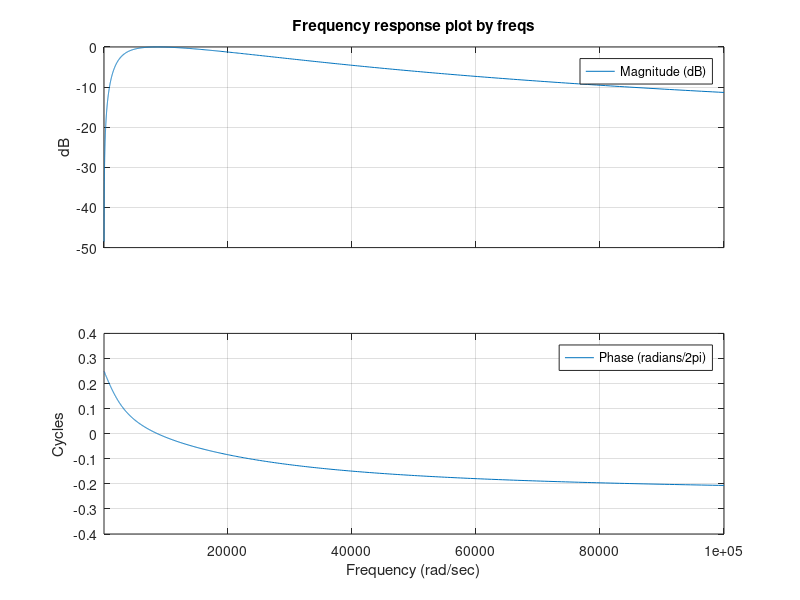

The MATLAB source for this figure: (Note: this script raises an error after producing the figure.)
R1 = 1000;
C = 4.47e-6;
L = 3e-3;
Rl = 8;
Rg = 80;
Rs = 50;
A1 = 1 / (Rl * C);
A2 = 1 / (L*C);
A3 = 1/ (C * (Rs + Rg));
C2 = 1/(R1*A1)
R2 = (A1 -sqrt((A1)^2 - 4*R1*A1*A2*C2))/(2*A2*C2)
C1 = 1/(R1 * R2 * A2 * C2)

w = logspace(1,5,1000);
freqs([A1, 0],[1, A1, A2],w);

[H, W] = freqs([A3, 0],[1, A1, A2],w);
[peak_level,indx] = max(abs(H));
peak_freq = w(indx)/(2*pi); 
peak_level_dB=20*log10(peak_level)

